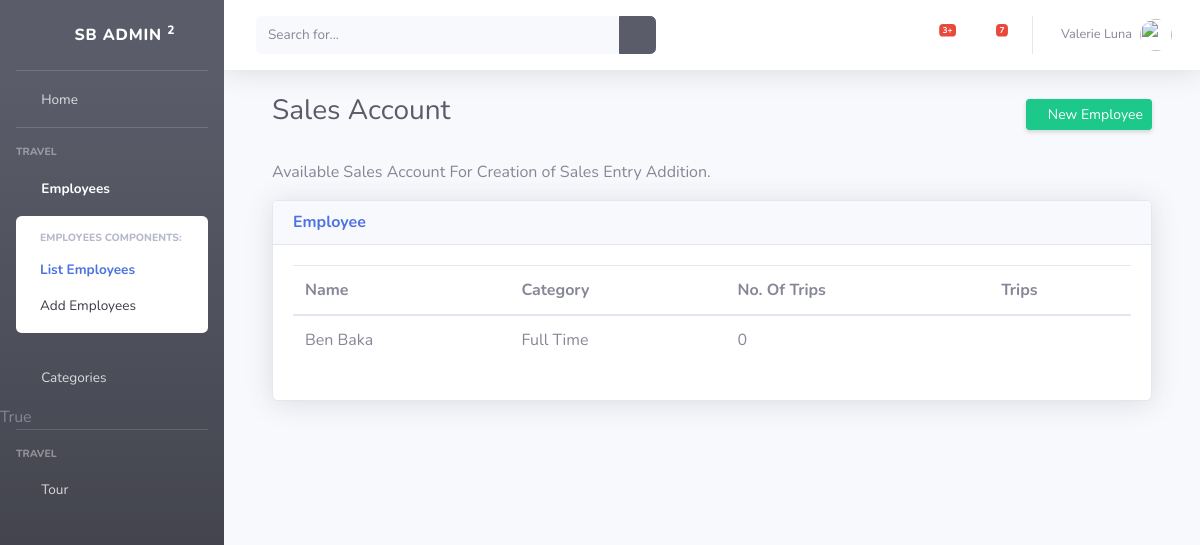
The app's page /tour/employee/list/, older data.
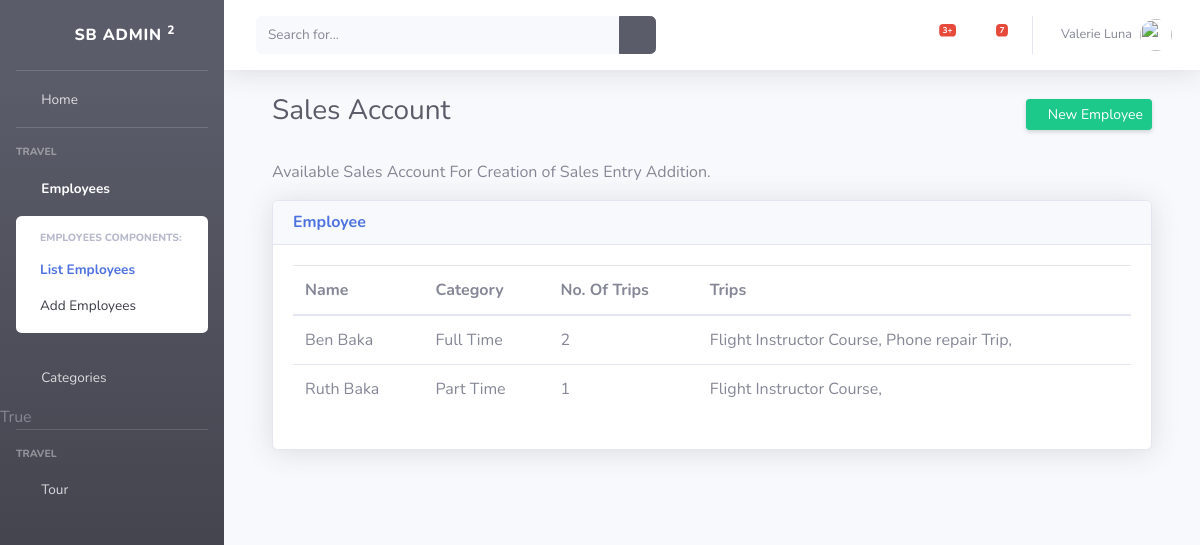
The same page, newer data.
### tour/models/employee.py (models this page shows, shortened)
class Employee(models.Model):
    name = models.CharField(max_length=150)
    category = models.ForeignKey(Category, on_delete=models.CASCADE)

### tour/models/category.py (models this page shows)
class Category(models.Model):
    name = models.CharField(max_length=150)
    description = models.CharField(max_length=500)
    def __str__(self):
        return self.name

### tour/models/trip.py (models this page shows, shortened)
class Trip(models.Model):
    name = models.CharField(max_length=150)
    description = models.CharField(max_length=500)
    employees = models.ManyToManyField(Employee)

### tour/views/employee.py (the view)
# urls.py: path('employee/list/', list_employees, name="list_employees"),
def list_employees(request):
    template = "employees/list.html"
    employees = Employee.objects.all()
    context = {"employees": employees, "list_employee_active": "active", "employee_show": "show",
               "employee_active": "active"}
    return render(request, template, context)

### templates/employees/list.html (shortened to what this page needs)
{% extends 'base.html' %}
{% load static %}
{% block style_link %} <link href="/static/admin/vendor/datatables/dataTables.bootstrap4.min.css" rel="stylesheet"> {% endblock style_link %}
{% block content %}
    <div class="container-fluid">
        <div class="d-sm-flex align-items-center justify-content-between">
            <h1 class="h3 mb-2 text-gray-800">Sales Account</h1>
            <a href="{% url 'add_employee' %}" class="d-none d-sm-inline-block btn btn-sm btn-success shadow-sm">
                <i class="fas fa-plus fa-sm text-white-500"></i> New Employee
            </a>
        </div><br>
        <p>Available Sales Account For Creation of Sales Entry Addition.</p>
        <div class="card shadow mb-5">
        <div class="card-header">
            <h6 class="m-0 font-weight-bold text-primary">Employee</h6>
        </div>
        <div class="card-body">
            <table class="table table-hover" id="dataTable" width="100%" cellspacing="0">
                <thead>
                    <tr>
                        <th>Name</th>
                        <th>Category</th>
                        <th>No. Of Trips</th>
                        <th>Trips</th>
                    </tr>
                </thead>
                {% for employee in employees %}
                    <tr>
                        <td> {{ employee.name }} </td>
                        <td> {{ employee.category }} </td>
                        <td> {{ employee.trip_set.count }}</td>
                        <td> {% for trip in employee.trip_set.all %} {{ trip.name }}, {% endfor %} </td>
                    </tr>
                {% endfor %}
            </table>
    </div>
{% endblock content %}

### templates/base.html (shortened to what this page needs)
{% load static %}
<!DOCTYPE html>
<html lang="en">
<head>
    <link href="{% static 'vendor/fontawesome-free/css/all.min.css' %}" rel="stylesheet" type="text/css">
    <link rel="stylesheet" href="{% static 'css/bootstrap-multiselect.css' %}" />
    <link href="{% static 'css/sb-admin-2.min.css' %}" rel="stylesheet">
    {% block style_link %}{% endblock style_link %}
</head>
<body id="page-top">
  <div id="wrapper">
    <ul class="navbar-nav bg-gradient-dark sidebar sidebar-dark accordion" id="accordionSidebar">
      <a class="sidebar-brand d-flex align-items-center justify-content-center" href="{% url 'home' %}">
        <div class="sidebar-brand-icon rotate-n-15">
          <i class="fas fa-laugh-wink"></i>
        </div>
        <div class="sidebar-brand-text mx-3">SB Admin <sup>2</sup></div>
      </a>
      <hr class="sidebar-divider my-0">
      <li class="nav-item">
        <a class="nav-link" href="{% url 'home' %}">
          <i class="fas fa-fw fa-tachometer-alt"></i>
          <span>Home</span></a>
      </li>
      <hr class="sidebar-divider">
      <div class="sidebar-heading">
        Travel
      </div>
      <li class="nav-item {{ employee_active }}">
        <a class="nav-link collapsed" href="#" data-toggle="collapse" data-target="#collapseTwo" aria-expanded="true" aria-controls="collapseTwo">
          <i class="fas fa-fw fa-users"></i>
          <span>Employees</span>
        </a>
        <div id="collapseTwo" class="collapse {{ employee_show }}" aria-labelledby="headingTwo" data-parent="#accordionSidebar">
          <div class="bg-white py-2 collapse-inner rounded">
            <h6 class="collapse-header">Employees Components:</h6>
            <a class="collapse-item {{ list_employee_active }}" href="{% url 'list_employees' %}">List Employees</a>
            <a class="collapse-item {{ add_employee_active }}" href="{% url 'add_employee' %}">Add Employees</a>
          </div>
        </div>
      </li>
      <li class="nav-item {{ category_active }}">
        <a class="nav-link collapsed" href="#" data-toggle="collapse" data-target="#collapseUtilities" aria-expanded="true" aria-controls="collapseUtilities">
          <i class="fas fa-fw fa-layer-group"></i>
          <span>Categories</span>
        </a>
      </li>
True
      <hr class="sidebar-divider">
      <div class="sidebar-heading">
        Travel
      </div>
      <li class="nav-item {{ trip_active }}">
        <a class="nav-link" href="#" data-toggle="collapse" data-target="#collapsePages" aria-expanded="true" aria-controls="collapsePages">
          <i class="fas fa-fw fa-plane"></i>
          <span>Tour</span>
        </a>
      </li>
    </ul>
    <div id="content-wrapper" class="d-flex flex-column">
      <div id="content">
        <nav class="navbar navbar-expand navbar-light bg-white topbar mb-4 static-top shadow">
          <form class="d-none d-sm-inline-block form-inline mr-auto ml-md-3 my-2 my-md-0 mw-100 navbar-search">
            <div class="input-group">
              <input type="text" class="form-control bg-light border-0 small" placeholder="Search for..." aria-label="Search" aria-describedby="basic-addon2">
              <div class="input-group-append">
                <button class="btn btn-dark" type="button">
                  <i class="fas fa-search fa-sm"></i>
                </button>
              </div>
            </div>
          </form>
          <ul class="navbar-nav ml-auto">
            <li class="nav-item dropdown no-arrow mx-1">
              <a class="nav-link dropdown-toggle" href="#" id="alertsDropdown" role="button" data-toggle="dropdown" aria-haspopup="true" aria-expanded="false">
                <i class="fas fa-bell fa-fw"></i>
                <span class="badge badge-danger badge-counter">3+</span>
              </a>
            </li>
            <li class="nav-item dropdown no-arrow mx-1">
              <a class="nav-link dropdown-toggle" href="#" id="messagesDropdown" role="button" data-toggle="dropdown" aria-haspopup="true" aria-expanded="false">
                <i class="fas fa-envelope fa-fw"></i>
                <span class="badge badge-danger badge-counter">7</span>
              </a>
            </li>
            <li class="nav-item dropdown no-arrow">
              <a class="nav-link dropdown-toggle" href="#" id="userDropdown" role="button" data-toggle="dropdown" aria-haspopup="true" aria-expanded="false">
                <span class="mr-2 d-none d-lg-inline text-gray-600 small">Valerie Luna</span>
                <img class="img-profile rounded-circle" src="https://source.unsplash.com/QAB-WJcbgJk/60x60">
              </a>
            </li>
          </ul>
        </nav>
        <div class="container-fluid">
          {% block content %} <h1>No content</h1> {% endblock content %}
        </div>
      </div>
    </div>
  </div>
</body>
</html>

Row changes from the older to the newer data that the page shows:
computed for Employee "Ben Baka": trip_set.count "0" → "2"
added Trip: name "Flight Instructor Course"
added Trip: name "Phone repair Trip", shown under Employee "Ben Baka"
added Employee: name "Ruth Baka", category "Part Time", trip_set.count "1"
